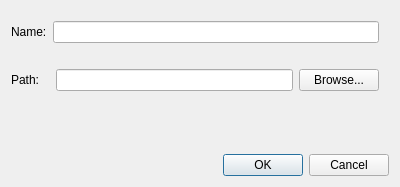
<?xml version="1.0" encoding="UTF-8"?>
<ui version="4.0">
 <class>SDNewProject</class>
 <widget class="QDialog" name="SDNewProject">
  <property name="windowModality">
   <enum>Qt::NonModal</enum>
  </property>
  <property name="geometry">
   <rect>
    <x>0</x>
    <y>0</y>
    <width>400</width>
    <height>187</height>
   </rect>
  </property>
  <property name="windowTitle">
   <string>New SimDSP Project</string>
  </property>
  <layout class="QGridLayout" name="gridLayout">
   <item row="5" column="0">
    <widget class="QDialogButtonBox" name="buttonBox">
     <property name="orientation">
      <enum>Qt::Horizontal</enum>
     </property>
     <property name="standardButtons">
      <set>QDialogButtonBox::Cancel|QDialogButtonBox::Ok</set>
     </property>
    </widget>
   </item>
   <item row="0" column="0">
    <layout class="QFormLayout" name="formLayout">
     <item row="1" column="0" colspan="2">
      <layout class="QHBoxLayout" name="horizontalLayout_2" stretch="0,0">
       <property name="topMargin">
        <number>10</number>
       </property>
       <property name="rightMargin">
        <number>10</number>
       </property>
       <property name="bottomMargin">
        <number>10</number>
       </property>
       <item>
        <widget class="QLabel" name="name">
         <property name="text">
          <string>Name:</string>
         </property>
        </widget>
       </item>
       <item>
        <widget class="QLineEdit" name="projectName"/>
       </item>
      </layout>
     </item>
     <item row="2" column="0" colspan="2">
      <layout class="QHBoxLayout" name="horizontalLayout" stretch="1,6,0">
       <property name="topMargin">
        <number>10</number>
       </property>
       <property name="rightMargin">
        <number>10</number>
       </property>
       <property name="bottomMargin">
        <number>10</number>
       </property>
       <item>
        <widget class="QLabel" name="path">
         <property name="text">
          <string>Path:</string>
         </property>
        </widget>
       </item>
       <item>
        <widget class="QLineEdit" name="projectPath">
         <property name="enabled">
          <bool>true</bool>
         </property>
         <property name="readOnly">
          <bool>true</bool>
         </property>
        </widget>
       </item>
       <item>
        <widget class="QPushButton" name="browseButton">
         <property name="sizePolicy">
          <sizepolicy hsizetype="Minimum" vsizetype="Minimum">
           <horstretch>0</horstretch>
           <verstretch>0</verstretch>
          </sizepolicy>
         </property>
         <property name="text">
          <string>Browse...</string>
         </property>
         <property name="iconSize">
          <size>
           <width>16</width>
           <height>16</height>
          </size>
         </property>
        </widget>
       </item>
      </layout>
     </item>
    </layout>
   </item>
   <item row="1" column="0">
    <layout class="QHBoxLayout" name="horizontalLayout_4">
     <property name="topMargin">
      <number>10</number>
     </property>
     <item>
      <widget class="QLabel" name="message">
       <property name="text">
        <string/>
       </property>
       <property name="alignment">
        <set>Qt::AlignRight|Qt::AlignTrailing|Qt::AlignVCenter</set>
       </property>
      </widget>
     </item>
    </layout>
   </item>
  </layout>
 </widget>
 <resources/>
 <connections>
  <connection>
   <sender>buttonBox</sender>
   <signal>accepted()</signal>
   <receiver>SDNewProject</receiver>
   <slot>accept()</slot>
   <hints>
    <hint type="sourcelabel">
     <x>248</x>
     <y>254</y>
    </hint>
    <hint type="destinationlabel">
     <x>157</x>
     <y>274</y>
    </hint>
   </hints>
  </connection>
  <connection>
   <sender>buttonBox</sender>
   <signal>rejected()</signal>
   <receiver>SDNewProject</receiver>
   <slot>reject()</slot>
   <hints>
    <hint type="sourcelabel">
     <x>316</x>
     <y>260</y>
    </hint>
    <hint type="destinationlabel">
     <x>286</x>
     <y>274</y>
    </hint>
   </hints>
  </connection>
 </connections>
</ui>
